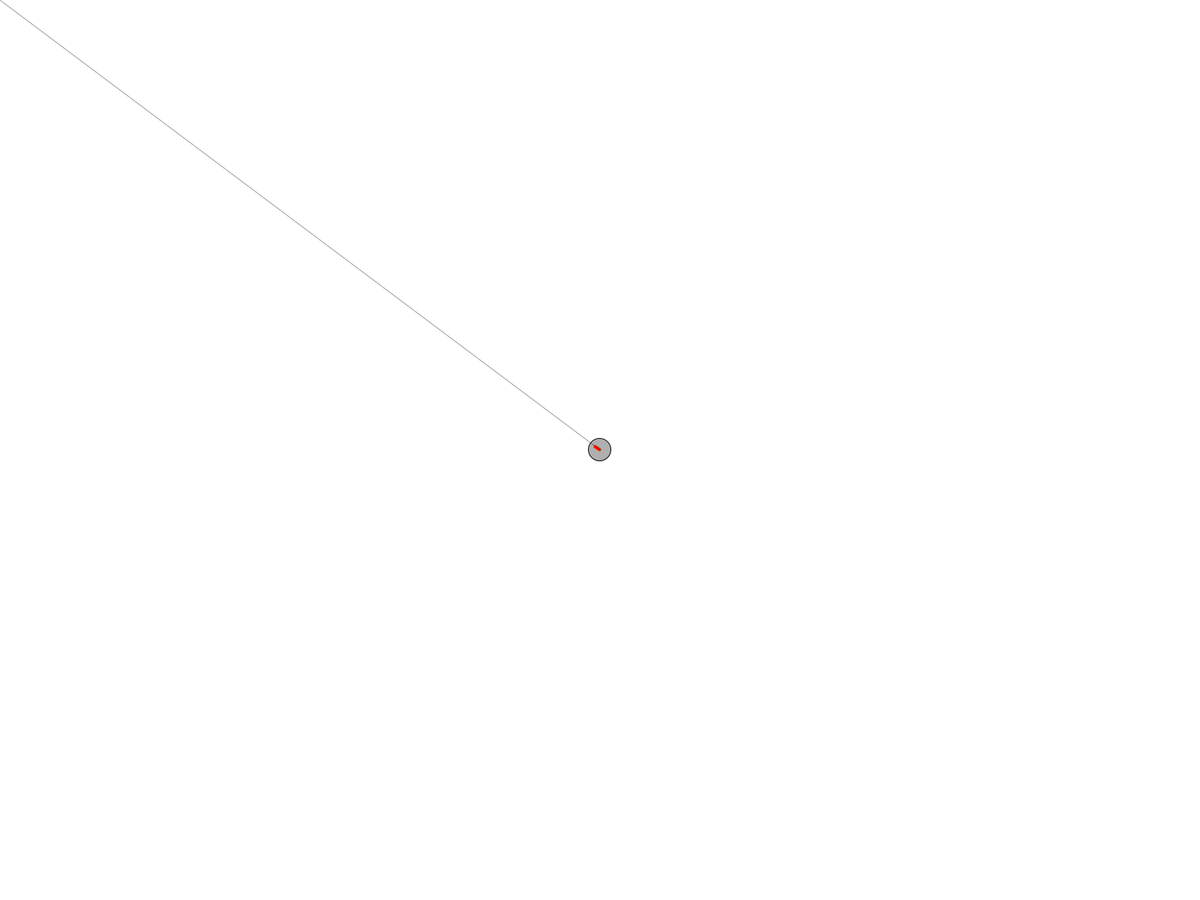
Frame 1 (no input)
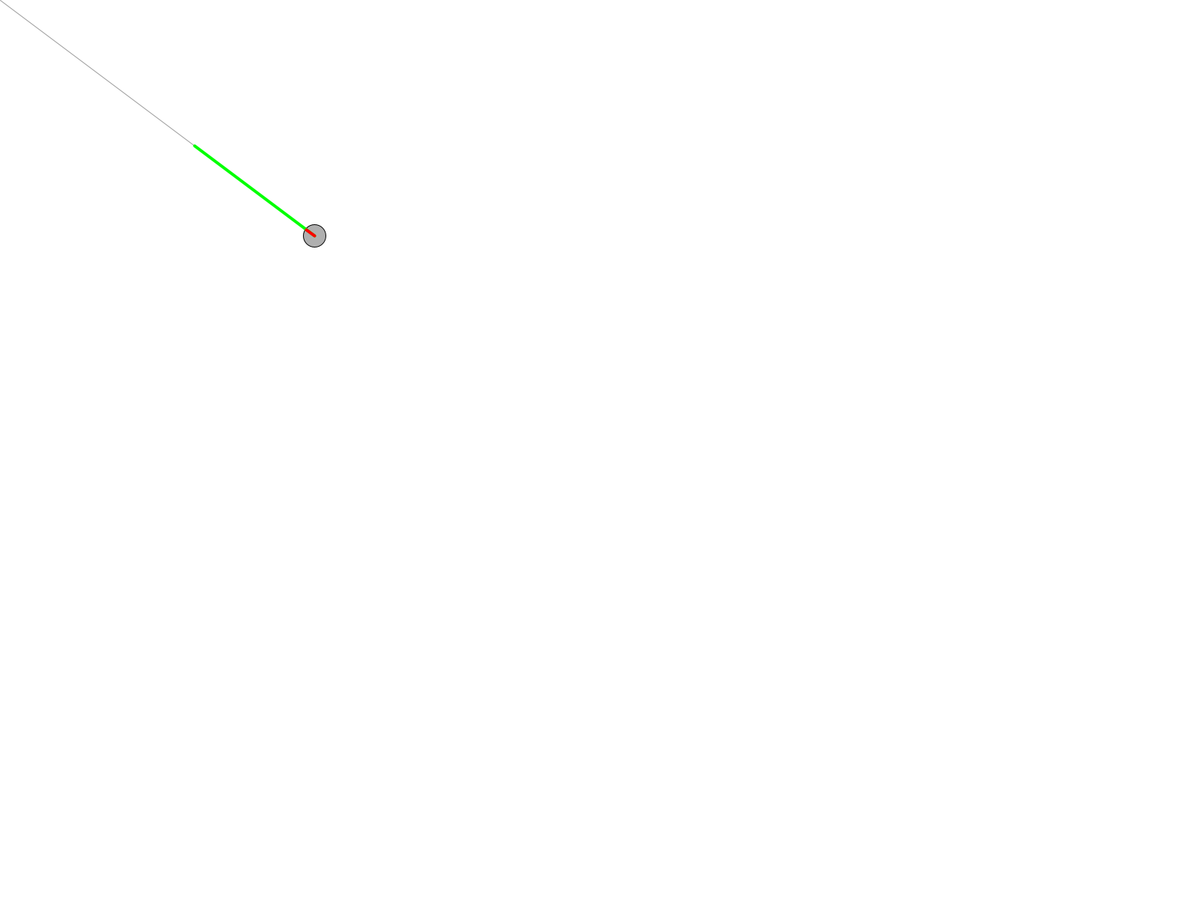
Frame 60 (the mouse pressed at the canvas centre just before this capture)
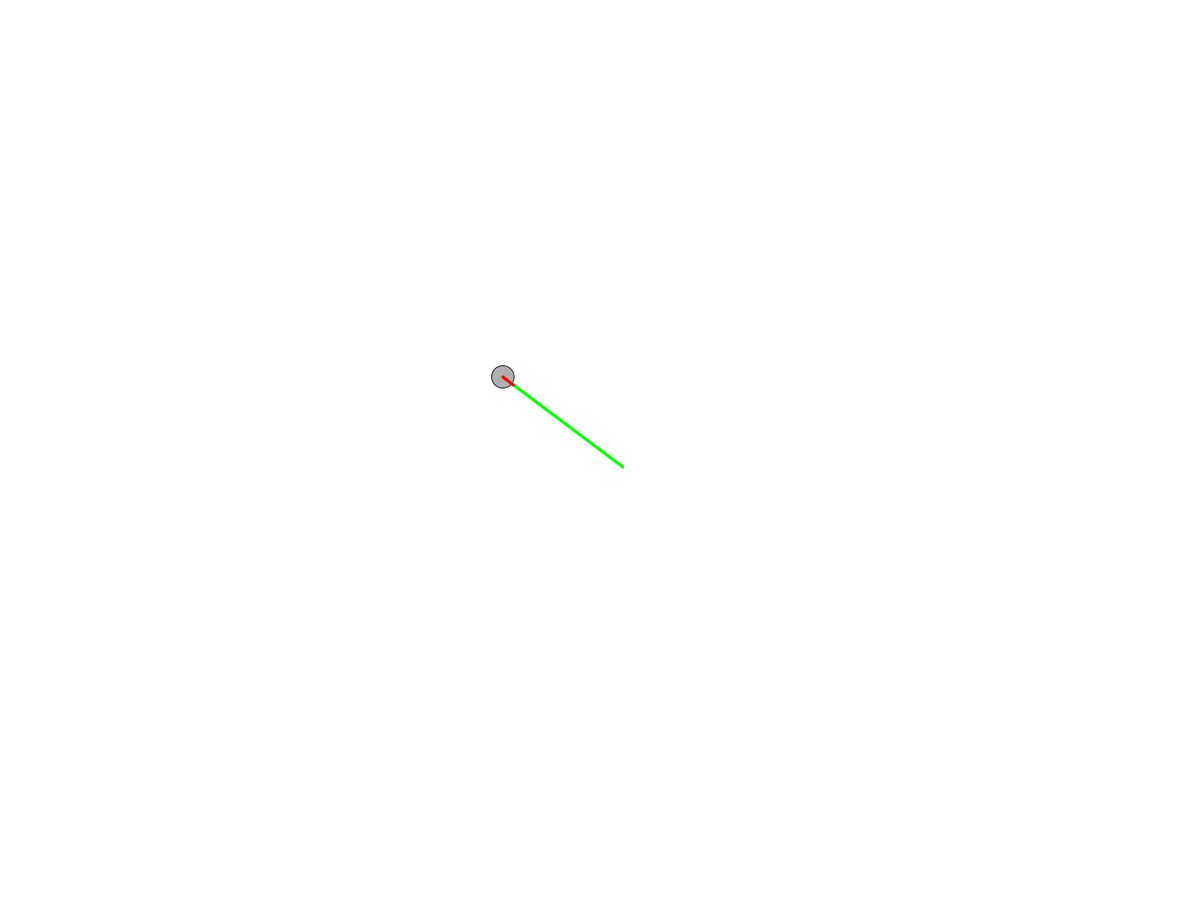
Frame 120 (the mouse held since frame 60 and released just before this capture)

The Processing sketch that drew these frames (run headless with seeded random() and noise(); from frame 60 on, the mouse is pressed at the canvas centre):

// Processing sketch: Acceleration_mouse
// ── Acceleration_mouse.pde
// Declare Mover object.
Mover mover;

void setup() {
  //size(640,360);
  fullScreen();
  // Create Mover object.
  mover = new Mover();
  
  //MY
  //frameRate(2);
}

void draw() {
  background(255);

  //[full] Call functions on Mover object.
  mover.update();
  //mover.checkEdges();
  mover.display();
  //[end]
}
// ── class_mover.pde
class Mover {

  PVector location;
  PVector velocity;
  // Acceleration is the key!
  PVector acceleration;
  // The variable topspeed will limit the magnitude of velocity.
  float topspeed;
  PVector mouse;

  Mover() {
    location = new PVector(width/2,height/2);
    velocity = new PVector(0,0);
    acceleration = new PVector(0,0);
    topspeed = 10;
  }

  void update() {
    float distance = dist(mouseX,mouseY,location.x,location.y);
    float magnitude = map(distance,0,width,10,0);
    magnitude *= 0.1;
    
    mouse = new PVector(mouseX,mouseY);
    acceleration = mouse.sub(location);
    acceleration.setMag(magnitude);
    
    
    //[full] Velocity changes by acceleration and is limited by topspeed.
    velocity.add(acceleration);
    velocity.limit(topspeed);
    //[end]
    location.add(velocity);
  }

  void display() {
    stroke(0);
    strokeWeight(1);
    fill(175);
    ellipse(location.x,location.y,30,30);
    
    
    float SHOW = 20;
    
    //line between
    stroke(0,100);
    strokeWeight(1);
    line(location.x,location.y,mouseX,mouseY);
    
    //velocity
    stroke(0,255,0);
    strokeWeight(4);
    line(location.x,location.y,location.x + velocity.x * SHOW,location.y + velocity.y * SHOW);
    
    //acceleration
    stroke(255,0,0);
    strokeWeight(4);
    line(location.x,location.y,location.x + acceleration.x * SHOW,location.y + acceleration.y * SHOW);
    
    
    
  }

  void checkEdges() {
    if (location.x > width) {
      location.x = 0;
    } else if (location.x < 0) {
      location.x = width;
    }

    if (location.y > height) {
      location.y = 0;
    } else if (location.y < 0) {
      location.y = height;
    }
  }
}
